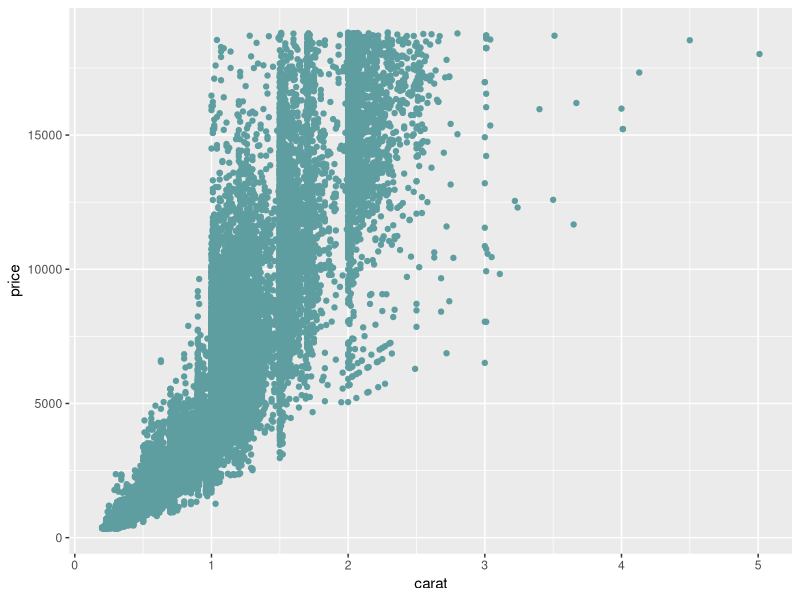
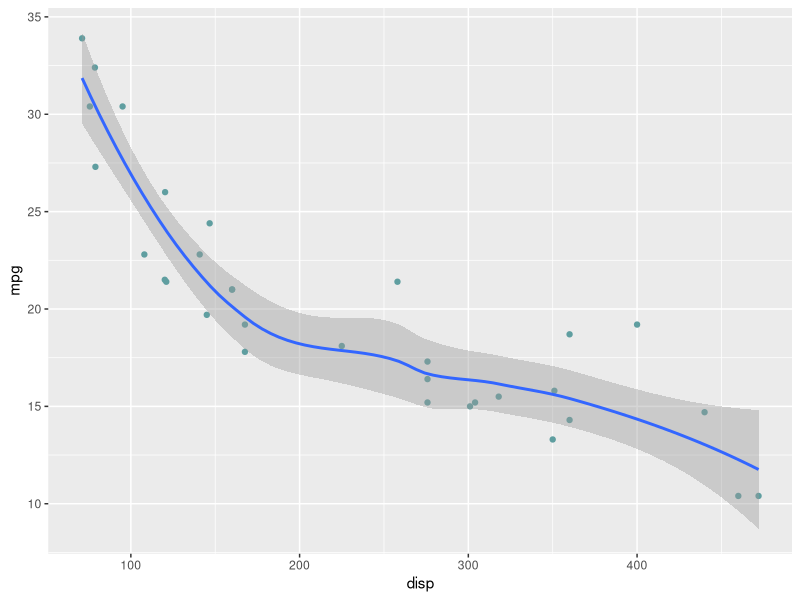

Generate these figures, in order, with R:
## ---- chunk 1
library(ggplot2)
data(diamonds)
ggplot(diamonds, aes(carat, price))+geom_point(color="cadetblue")
## ---- chunk 2
library(ggplot2)
data(mtcars)
ggplot(mtcars, aes(disp, mpg)) + geom_point(color="cadetblue") + geom_smooth()
